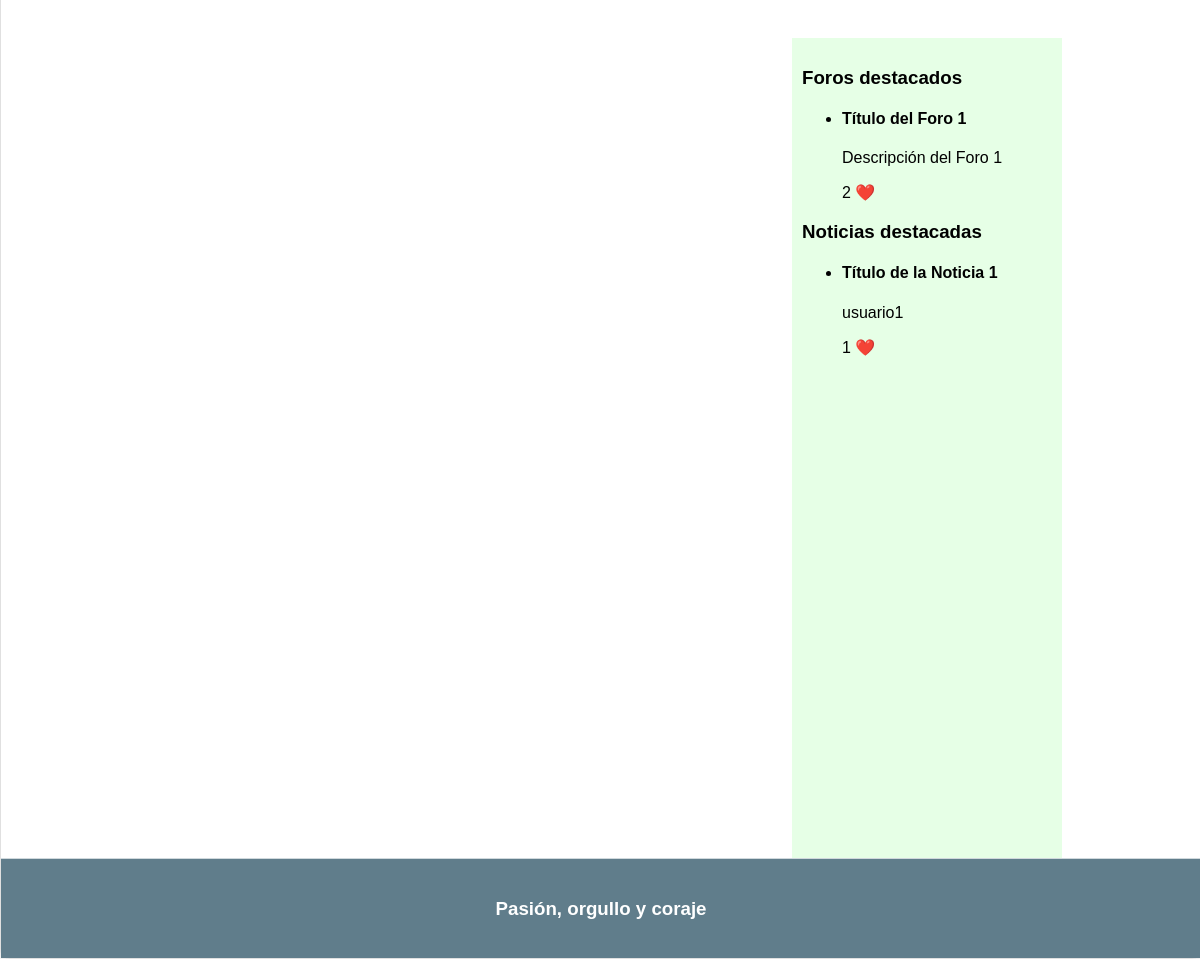
The page /contenido.php (signed in, lower part) on the database as committed earlier.
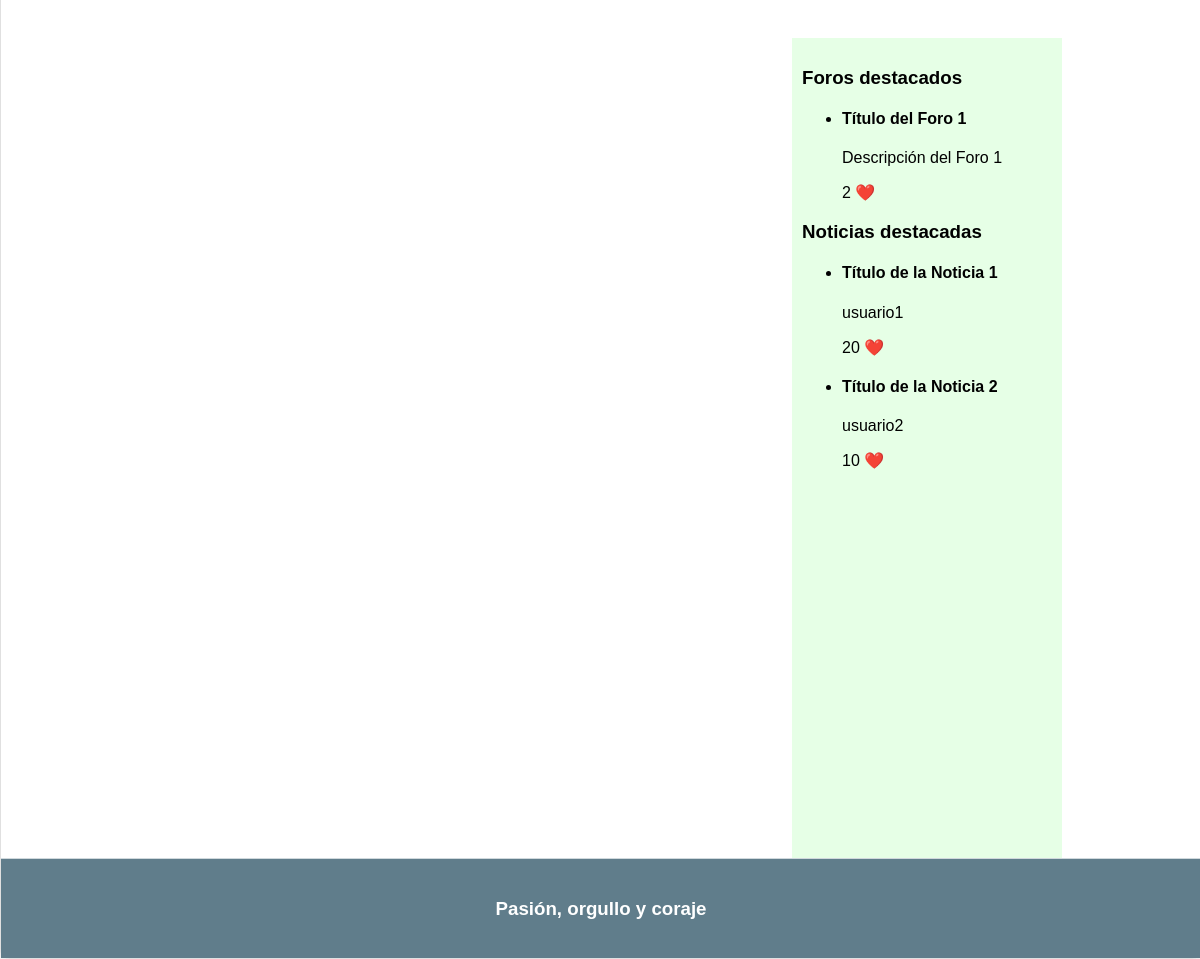
The same page on the database as committed later.
### tables this page shows
CREATE TABLE `foro` (
  `id` int(11) NOT NULL,
  `titulo` varchar(100) NOT NULL,
  `descripcion` varchar(200) DEFAULT NULL,
  `fecha` date NOT NULL,
  `likes` int(11) DEFAULT 0,
  `destacado` tinyint(1) NOT NULL DEFAULT 0
);

CREATE TABLE `noticia` (
  `id` int(11) NOT NULL,
  `titulo` varchar(100) NOT NULL,
  `autor` varchar(15) NOT NULL,
  `contenido` text DEFAULT NULL,
  `fecha` date NOT NULL,
  `likes` int(11) DEFAULT 0,
  `destacado` tinyint(1) NOT NULL DEFAULT 0
);

### contenido.php (called while the page is built, shortened)
<?php
require __DIR__.'/includes/Vistas/esqueleto.php';

### includes/comun/sidebarDer.php (the view, shortened to what this page needs)
<aside id="sidebarDer">
    <h3>Foros destacados</h3>
    <ul>
        <?php
            $result = $conn->query("SELECT titulo, descripcion, likes FROM foro WHERE destacado=1");
            if ($result->num_rows > 0) {
                while ($row = $result->fetch_assoc()) {
                    echo "<li>";
                    echo "<h4>" . $row["titulo"] . "</h4>";
                    echo "<p>" . $row["descripcion"] . "</p>";
                    echo "<p>" . $row["likes"] . " <span style='color: red;'>&#10084;&#65039;</span></p>";
                    echo "</li>";
                }
            } else {
                echo "<li>No se encontraron foros.</li>";
            }
        ?>
    </ul>
    <h3>Noticias destacadas</h3>
    <php>
    <ul>
        <?php
            $result = $conn->query("SELECT titulo, autor, likes FROM noticia WHERE destacado=1");
            if ($result->num_rows > 0) {
                while ($row = $result->fetch_assoc()) {
                    echo "<li>";
                    echo "<h4>" . $row["titulo"] . "</h4>";
                    echo "<p>" . $row["autor"] . "</p>";
                    echo "<p>" . $row["likes"] . " <span style='color: red;'>&#10084;&#65039;</span></p>";
                    echo "</li>";
                }
            } else {
                echo "<li>No se encontraron noticias.</li>";
            }
        ?>
    </ul>
</aside>

Rows that differ between the two databases and show on the page:
changed noticia "Título de la Noticia 1": likes "1" → "20"
now on this page (row edited): noticia: titulo "Título de la Noticia 2", autor "usuario2", likes "10"
